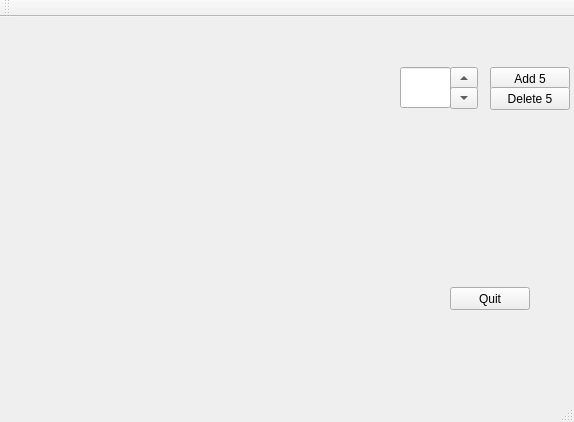
<?xml version="1.0" encoding="UTF-8"?>
<ui version="4.0">
 <class>MainWindow</class>
 <widget class="QMainWindow" name="MainWindow">
  <property name="geometry">
   <rect>
    <x>0</x>
    <y>0</y>
    <width>574</width>
    <height>422</height>
   </rect>
  </property>
  <property name="windowTitle">
   <string>MainWindow</string>
  </property>
  <widget class="QWidget" name="centralWidget">
   <widget class="QToolButton" name="upArrow">
    <property name="geometry">
     <rect>
      <x>450</x>
      <y>50</y>
      <width>28</width>
      <height>22</height>
     </rect>
    </property>
    <property name="focusPolicy">
     <enum>Qt::NoFocus</enum>
    </property>
    <property name="text">
     <string>...</string>
    </property>
    <property name="arrowType">
     <enum>Qt::UpArrow</enum>
    </property>
   </widget>
   <widget class="QToolButton" name="downArrow">
    <property name="geometry">
     <rect>
      <x>450</x>
      <y>70</y>
      <width>28</width>
      <height>22</height>
     </rect>
    </property>
    <property name="text">
     <string>...</string>
    </property>
    <property name="arrowType">
     <enum>Qt::DownArrow</enum>
    </property>
   </widget>
   <widget class="QLineEdit" name="LEDNumEdit">
    <property name="geometry">
     <rect>
      <x>400</x>
      <y>50</y>
      <width>51</width>
      <height>41</height>
     </rect>
    </property>
    <property name="font">
     <font>
      <family>FreeMono</family>
      <pointsize>14</pointsize>
      <weight>75</weight>
      <bold>true</bold>
     </font>
    </property>
    <property name="cursor">
     <cursorShape>ArrowCursor</cursorShape>
    </property>
    <property name="mouseTracking">
     <bool>false</bool>
    </property>
    <property name="autoFillBackground">
     <bool>false</bool>
    </property>
    <property name="text">
     <string/>
    </property>
    <property name="maxLength">
     <number>2</number>
    </property>
    <property name="frame">
     <bool>true</bool>
    </property>
    <property name="clearButtonEnabled">
     <bool>false</bool>
    </property>
   </widget>
   <widget class="QPushButton" name="QuitButton">
    <property name="geometry">
     <rect>
      <x>450</x>
      <y>270</y>
      <width>80</width>
      <height>23</height>
     </rect>
    </property>
    <property name="text">
     <string>Quit</string>
    </property>
   </widget>
   <widget class="QPushButton" name="addFive">
    <property name="geometry">
     <rect>
      <x>490</x>
      <y>50</y>
      <width>80</width>
      <height>23</height>
     </rect>
    </property>
    <property name="text">
     <string>Add 5</string>
    </property>
   </widget>
   <widget class="QPushButton" name="deleteFive">
    <property name="geometry">
     <rect>
      <x>490</x>
      <y>70</y>
      <width>80</width>
      <height>23</height>
     </rect>
    </property>
    <property name="text">
     <string>Delete 5</string>
    </property>
   </widget>
  </widget>
  <widget class="QMenuBar" name="menuBar">
   <property name="geometry">
    <rect>
     <x>0</x>
     <y>0</y>
     <width>574</width>
     <height>20</height>
    </rect>
   </property>
  </widget>
  <widget class="QToolBar" name="mainToolBar">
   <attribute name="toolBarArea">
    <enum>TopToolBarArea</enum>
   </attribute>
   <attribute name="toolBarBreak">
    <bool>false</bool>
   </attribute>
  </widget>
  <widget class="QStatusBar" name="statusBar"/>
 </widget>
 <layoutdefault spacing="6" margin="11"/>
 <resources/>
 <connections/>
</ui>
